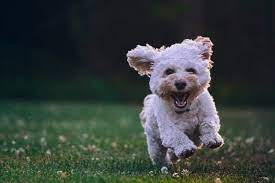
#> input picture imp/img1.png, 275 x 183 px, found by its file name
$ python imgp.py
#> lines starting #> are read from the running program, lines starting #| are printed output that depends on the picture; after the words box and inside, x2 and y2 are one past the last pixel; in counts of white or black regions, pixels touching at a corner belong together; pictures that were not available may be replaced by others from this repository, and a replacement may not be noted
import cv2
import numpy as np
from PIL import Image

# Step 1: Read image
image_path = "D:\Internship\imp\img1.png"  # Update the image path here

image = cv2.imread(image_path)
#> image is the input picture: shape (183, 275, 3); mean B, G, R 60.1, 63.1, 55.5

# Step 2: Show image
cv2.imshow("Image", image)
cv2.waitKey(0)
cv2.destroyAllWindows()

# Rest of the code...

# Step 8: Face detection on the given image
# Update the cascade path here
cascade_path = "D:\Internship\imp\haarcascades-20230607T071315Z-001\haarcascades\haarcascade_eye.xml"

face_cascade = cv2.CascadeClassifier(cascade_path)
faces = face_cascade.detectMultiScale(
    image, scaleFactor=1.1, minNeighbors=5, minSize=(30, 30))
#> faces = ()

# Rest of the code...

# Step 9: Read & Save the video given
video_path = "D:\Internship\imp\vid1.mp4"  # Update the video path here

cap = cv2.VideoCapture(video_path)

# Rest of the code...

# Function to read and display the image


def read_and_show_image(image_path):
    image = cv2.imread(image_path)
    cv2.imshow("Original Image", image)
    cv2.waitKey(0)
    cv2.destroyAllWindows()

# Function to convert image into Gray, Blur, Canny, Dilation & Eroded image


def image_transformations(image_path):
#> called with image_path = 'D:\\Internship\\imp\\img1.png'
    image = cv2.imread(image_path)

    # Convert to grayscale
    gray = cv2.cvtColor(image, cv2.COLOR_BGR2GRAY)
    cv2.imshow("Grayscale Image", gray)
    cv2.waitKey(0)

    # Apply Gaussian blur
    blurred = cv2.GaussianBlur(image, (7, 7), 0)
    cv2.imshow("Blurred Image", blurred)
    cv2.waitKey(0)

    # Apply Canny edge detection
    edges = cv2.Canny(image, 100, 200)
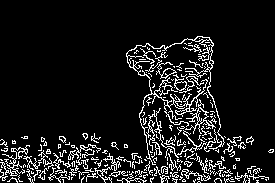
#> edges: shape (183, 275); 10.1% white in thin lines or dots, all inside (x1, y1, x2, y2) = (0, 36, 274, 183)
    cv2.imshow("Canny Edges", edges)
    cv2.waitKey(0)

    # Apply dilation
    kernel = np.ones((5, 5), np.uint8)
    dilated = cv2.dilate(image, kernel, iterations=1)
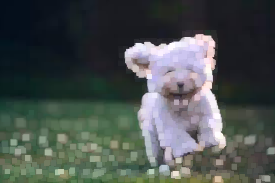
#> dilated: shape (183, 275, 3); mean B, G, R 79.3, 81.7, 74.9
    cv2.imshow("Dilated Image", dilated)
    cv2.waitKey(0)

    # Apply erosion
    eroded = cv2.erode(image, kernel, iterations=1)
    cv2.imshow("Eroded Image", eroded)
    cv2.waitKey(0)

    cv2.destroyAllWindows()

# Function to resize image


def resize_image(image_path):
#> called with image_path = 'D:\\Internship\\imp\\img1.png'
    image = cv2.imread(image_path)

    # Resize smaller than the original
    smaller = cv2.resize(image, (300, 300))
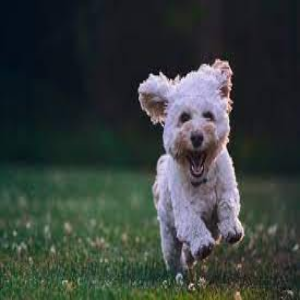
#> smaller: shape (300, 300, 3); mean B, G, R 60, 63, 55.4
    cv2.imshow("Smaller Image", smaller)
    cv2.waitKey(0)

    # Resize up to screen size
    screen_size = (1280, 720)  # Example screen size
    resized = cv2.resize(image, screen_size)
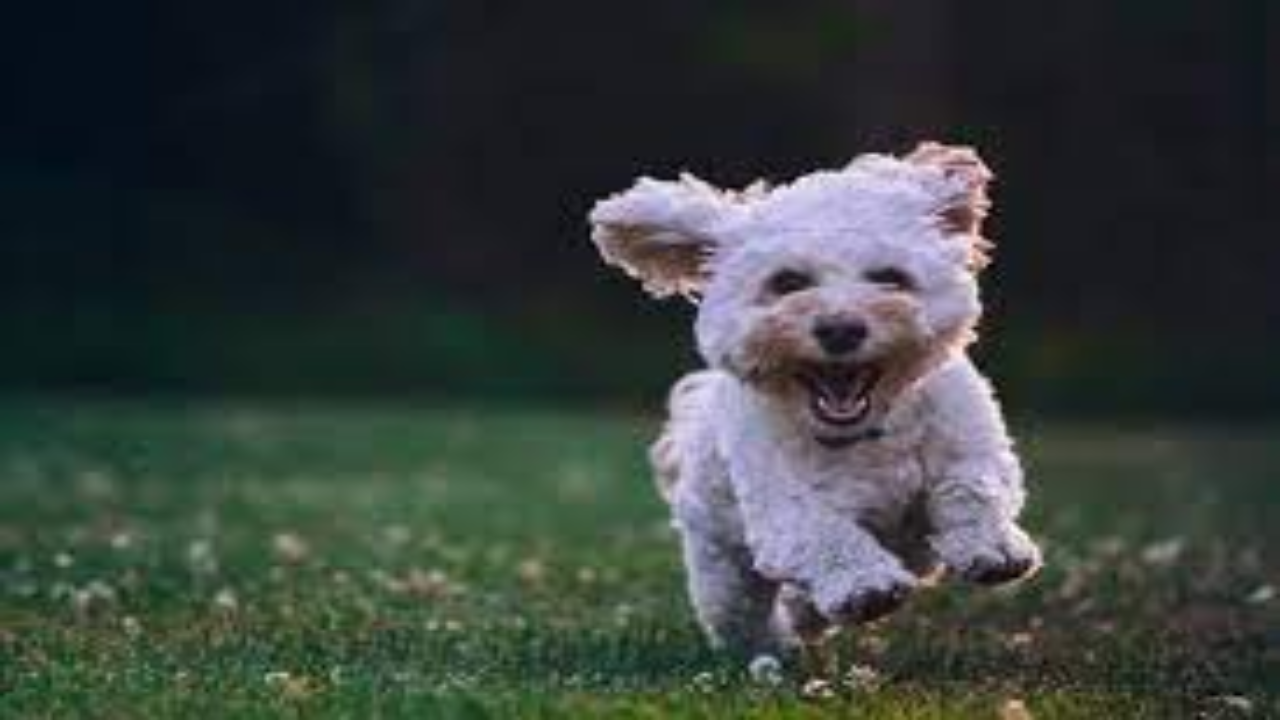
#> resized: shape (720, 1280, 3); mean B, G, R 60, 63, 55.4
    cv2.imshow("Resized Image", resized)
    cv2.waitKey(0)

    cv2.destroyAllWindows()

# Function to crop image


def crop_image(image_path):
#> called with image_path = 'D:\\Internship\\imp\\img1.png'
    image = cv2.imread(image_path)

    # Define the region of interest
    x, y, w, h = 100, 100, 300, 300
    cropped = image[y:y+h, x:x+w]
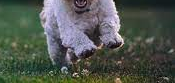
#> cropped: shape (83, 175, 3); mean B, G, R 78.9, 86.7, 80.2
    cv2.imshow("Cropped Image", cropped)
    cv2.waitKey(0)
    cv2.destroyAllWindows()

# Function to insert shapes (rectangle & circle) in the given image


def insert_shapes(image_path):
#> called with image_path = 'D:\\Internship\\imp\\img1.png'
    image = cv2.imread(image_path)

    # Draw a rectangle
    cv2.rectangle(image, (100, 100), (400, 300), (0, 255, 0), 2)

    # Draw a circle
    cv2.circle(image, (250, 200), 100, (0, 0, 255), 2)
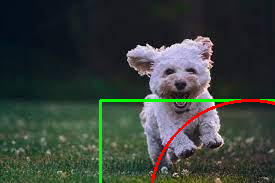
#> image: shape (183, 275, 3); mean B, G, R 58.3, 64.6, 56.2

    cv2.imshow("Image with Shapes", image)
    cv2.waitKey(0)
    cv2.destroyAllWindows()

# Function to join two & three different images


def join_images(image1_path, image2_path, image3_path):
    image1 = cv2.imread(image1_path)
    image2 = cv2.imread(image2_path)
    image3 = cv2.imread(image3_path)

    # Join two images horizontally
    joined1 = np.hstack((image1, image2))
    cv2.imshow("Joined Images 1", joined1)
    cv2.waitKey(0)

    # Join three images vertically
    joined2 = np.vstack((image1, image2, image3))
    cv2.imshow("Joined Images 2", joined2)
    cv2.waitKey(0)
    cv2.destroyAllWindows()

# Function for face detection


def face_detection(image_path, cascade_path):
#> called with image_path = 'D:\\Internship\\imp\\img1.png'
    image = cv2.imread(image_path)
    gray = cv2.cvtColor(image, cv2.COLOR_BGR2GRAY)

    # Load the Haar cascade XML file for face detection
    face_cascade = cv2.CascadeClassifier(cascade_path)

    # Perform face detection
    faces = face_cascade.detectMultiScale(
        gray, scaleFactor=1.1, minNeighbors=5, minSize=(30, 30))
#> faces = ()

    # Draw rectangles around detected faces
    for (x, y, w, h) in faces:
        cv2.rectangle(image, (x, y), (x + w, y + h), (255, 0, 0), 2)
#> this loop made 0 passes

    cv2.imshow("Face Detection", image)
    cv2.waitKey(0)
    cv2.destroyAllWindows()

# Function to read and save video


def read_and_save_video(video_path):
    cap = cv2.VideoCapture(video_path)

    # Get video properties
    frame_width = int(cap.get(cv2.CAP_PROP_FRAME_WIDTH))
#> frame_width = 275
    frame_height = int(cap.get(cv2.CAP_PROP_FRAME_HEIGHT))
#> frame_height = 183
    fps = int(cap.get(cv2.CAP_PROP_FPS))
#> fps = 30

    # Create VideoWriter object to save the video
    out = cv2.VideoWriter('output_video.mp4', cv2.VideoWriter_fourcc(
        *'mp4v'), fps, (frame_width, frame_height))

    while cap.isOpened():
        ret, frame = cap.read()
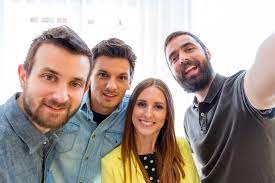
#> input picture imp/img2.png, 275 x 183 px, given in place of impid1.mp4, which was not available
#> frame is the input picture: shape (183, 275, 3); mean B, G, R 149.8, 156.2, 169.2
        if not ret:
            break

        # Perform any required image processing on the frame
        # ...

        # Write the processed frame to the output video
        out.write(frame)

        cv2.imshow("Video", frame)
        if cv2.waitKey(1) & 0xFF == ord('q'):
#> (key q is pressed here)
            break

    cap.release()
    out.release()
    cv2.destroyAllWindows()


# Example usage
image_path = "D:\Internship\imp\img1.png"
video_path = "D:\Internship\imp\vid1.mp4"
cascade_path = "D:\Internship\imp\haarcascades-20230607T071315Z-001\haarcascades\haarcascade_eye.xml"

read_and_show_image(image_path)
image_transformations(image_path)
resize_image(image_path)
crop_image(image_path)
insert_shapes(image_path)

image1_path = "path/to/your/image1.jpg"
image2_path = "path/to/your/image2.jpg"
image3_path = "path/to/your/image3.jpg"
join_images(image1_path, image2_path, image3_path)

face_detection(image_path, cascade_path)
read_and_save_video(video_path)
